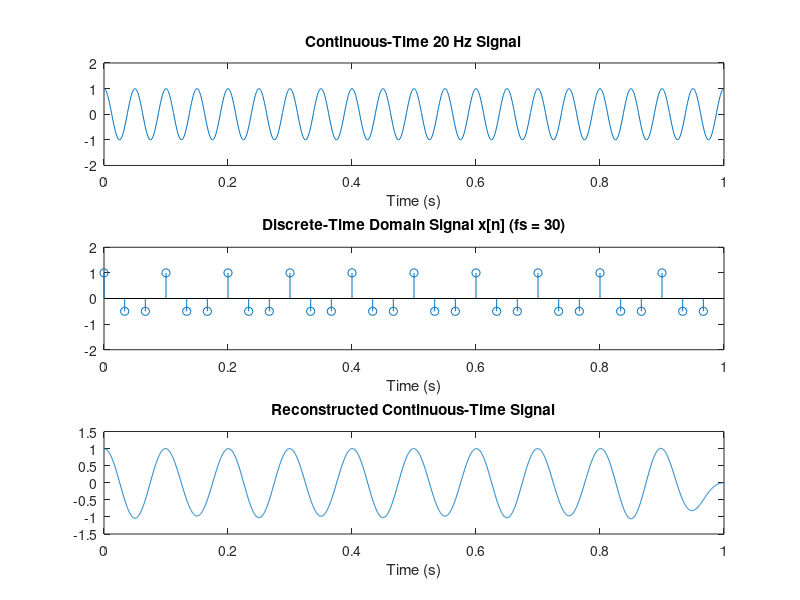
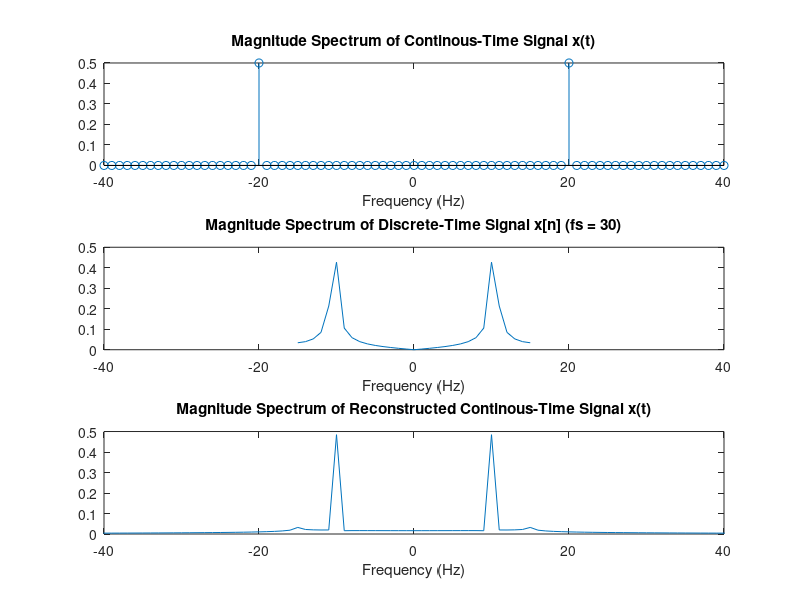

Source code (MATLAB) for these figures, in order:
clear
clc

%% Continuous Time Domain Specifications
f0 = 20;                        % Hz
Fc = 1000;                      % Samples/second
Tc = 1/ Fc;                     % seconds
StopTime = 1;                   % seconds
tc = (0:Tc:(StopTime - Tc));

xc = cos(2 * pi * f0 * tc);

figure(1);
subplot(3, 1, 1);
plot(tc, xc);
ylim([-2 2]);
title1 = sprintf('Continuous-Time %d Hz Signal', f0);
title(title1);
xlabel('Time (s)');

%% Discrete Time Domain Specifications
Fs = 30;                         % Samples/second
Tn = 1/Fs;                       % seconds
n = (0:Tn:(StopTime - Tn));      % seconds

xn = cos(2 * pi * f0 * n);

figure(1);
subplot(3, 1, 2);
stem(n, xn);
ylim([-2 2]);
title2 = sprintf('Discrete-Time Domain Signal x[n] (fs = %d)', Fs);
title(title2);
xlabel('Time (s)');

%% Reconstructed Continous-Time Signal
N = length(n);
dr = Tn/100;                     % Reconstruct 100x finer than sample rate

index = 1;
len = (StopTime)/dr;
xr = zeros(1, len);              % pre-allocate signal vector
tr = zeros(1, len);              % pre-allocate time vector
for t = 0:dr:(StopTime - dr)
    ht = t:-Tn:t-(N-1)*Tn;
    hr = sinc(ht/Tn);
    
    xr(index) = xn * hr';
    tr(index) = t;
    index = index + 1;
end

figure(1);
subplot(3, 1, 3);
plot(tr, xr);
title('Reconstructed Continuous-Time Signal');
xlabel('Time (s)');

%% Continuous-Time Signal Frequency Analysis
dFc = Fc / length(tc);
f1 = -Fc/2:dFc:Fc/2 - dFc;
Xc = fftshift(fft(xc));

figure(2)
subplot(3, 1, 1);
stem(f1, abs(Xc)/length(tc));
title('Magnitude Spectrum of Continous-Time Signal x(t)');
xlim([-40 40]);
xlabel('Frequency (Hz)');

%% Discrete-Time Signal Frequency Analysis
dFn = Fs / length(n);
f2 = -Fs/2:dFn:Fs/2;
Xn = fftshift(fft(xn, length(f2)));

figure(2);
subplot(3, 1, 2);
plot(f2, abs(Xn)/length(n));
xlim([-40 40])
title3 = sprintf('Magnitude Spectrum of Discrete-Time Signal x[n] (fs = %d)', Fs);
title(title3);
xlabel('Frequency (Hz)')

%% Reconstructed Signal Frequency Analysis
f3 = -len/2:1:len/2;
Xr = fftshift(fft(xr, length(f3)));

figure(2);
subplot(3, 1, 3);
plot(f3, abs(Xr)/len);
xlim([-40 40]);
title('Magnitude Spectrum of Reconstructed Continous-Time Signal x(t)');
xlabel('Frequency (Hz)');
